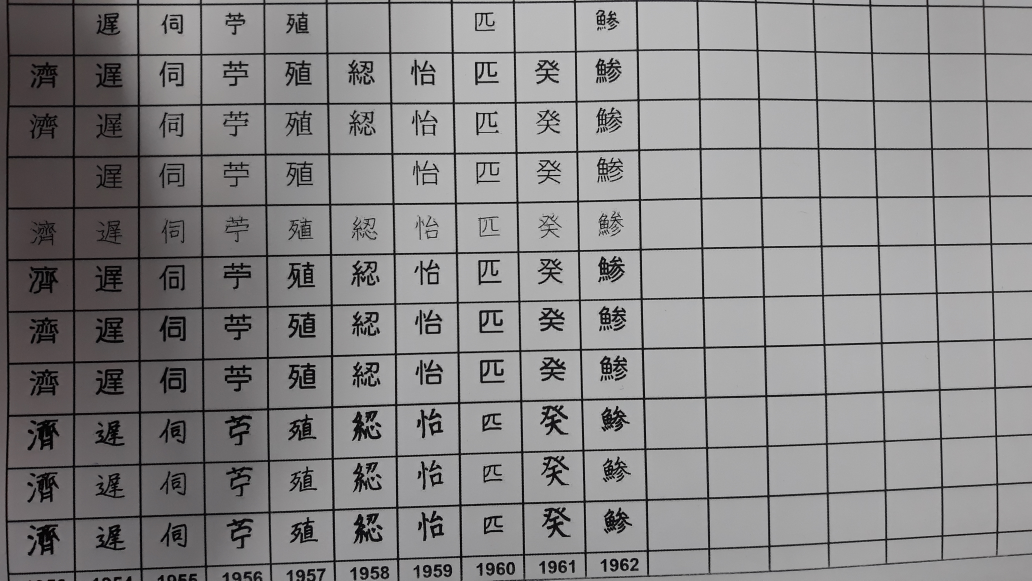
#> input picture opencv_samples/preprocessing/im/20181129_103827.jpg, 4128 x 2322 px (shown at 1/4 size)
$ python remove_shadow_im.py im/20181129_103827.jpg out.png   (older library calls are emulated)
#> lines starting #> are read from the running program, lines starting #| are printed output that depends on the picture
#> further down, img is the input picture: shape (2322, 4128, 3); mean B, G, R 136, 135.3, 136.6
'''
This code is based on a simple algorithm for cleaning up scan images
visit https://stackoverflow.com/questions/44047819/increase-image-brightness-without-overflow/44054699#44054699
for more detail.
'''

import cv2, sys
import numpy as np
from PIL import Image

def remove_shadow_img(img):
	# img = cv2.imread('shadows.png', -1)

	rgb_planes = cv2.split(img)

	result_planes = []
	result_norm_planes = []
	for plane in rgb_planes:
	    dilated_img = cv2.dilate(plane, np.ones((7,7), np.uint8))
	    bg_img = cv2.medianBlur(dilated_img, 21)
	    diff_img = 255 - cv2.absdiff(plane, bg_img)
	    norm_img = diff_img.copy()
	    norm_img = cv2.normalize(diff_img, norm_img, alpha=0, beta=255, norm_type=cv2.NORM_MINMAX,
	    	dtype=cv2.CV_8UC1)
	    # result_planes.append(diff_img)
	    result_norm_planes.append(norm_img)
#> this loop made 3 passes
#> pass 1, in remove_shadow_img, `dilated_img = cv2.dilate(plane, np.ones((7,7), np.uint8))`:
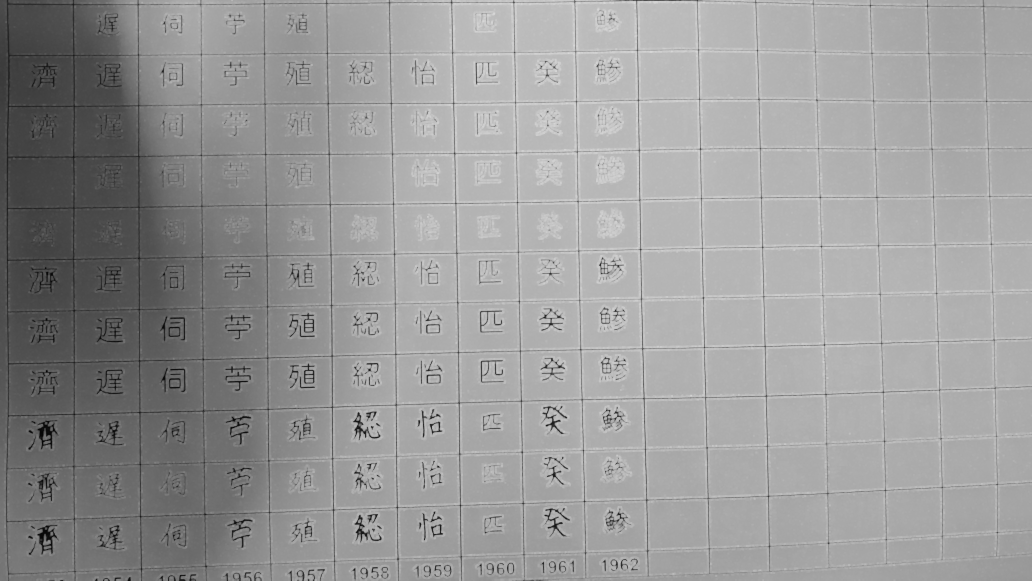
#> dilated_img: shape (2322, 4128) (shown at 1/4 size); min 5, max 217, mean 153.7
#> pass 1, in remove_shadow_img, `diff_img = 255 - cv2.absdiff(plane, bg_img)`:
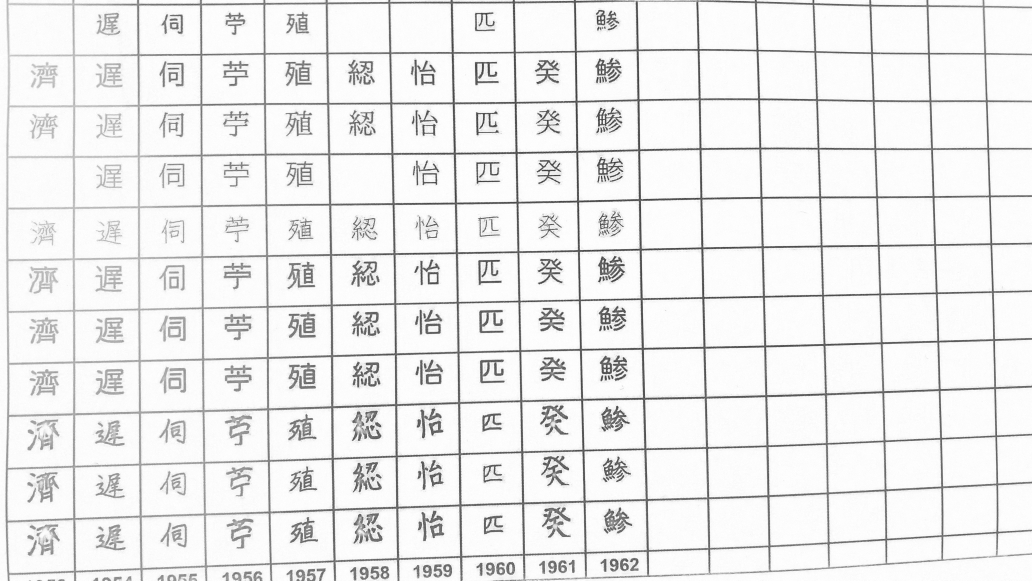
#> diff_img: shape (2322, 4128) (shown at 1/4 size); min 49, max 255, mean 235.5
#> pass 1, in remove_shadow_img, `norm_img = cv2.normalize(diff_img, norm_img, alpha=0, beta=255, norm_t..`:
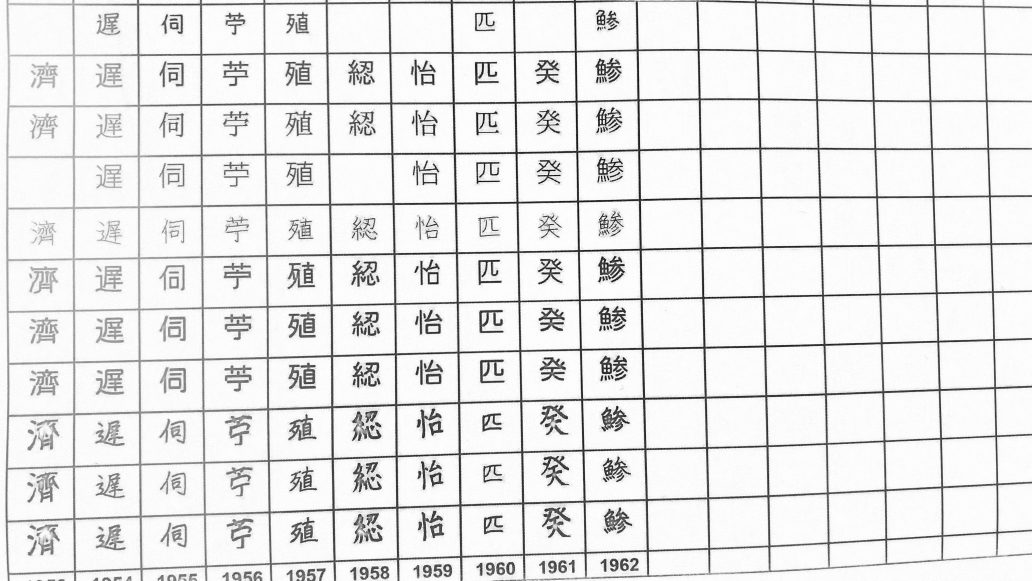
#> norm_img: shape (2322, 4128) (shown at 1/4 size); min 0, max 255, mean 230.9
#> after the loop, result_norm_planes = 3 items

	# result = cv2.merge(result_planes)
	result_norm = cv2.merge(result_norm_planes)
	return result_norm

def change_contrast(img, level):
#> called with level = 5
    factor = (259 * (level + 255)) / (255 * (259 - level))

    def contrast(c):
        return 128 + factor * (c - 128)

    return img.point(contrast)


def increase_contrast(im):
    pil_im = Image.fromarray(im)
    return np.array(change_contrast(pil_im, 5))


def adjust_gamma(image, gamma=1.0):
#> called with gamma = 0.4
    inv_gamma = 1.0 / gamma
#> inv_gamma = 2.5
    table = np.array([((i / 255.0) ** inv_gamma) * 255 for i in np.arange(0, 256)]).astype("uint8")
#> table = 256 values from 0 to 255
    return cv2.LUT(image, table)
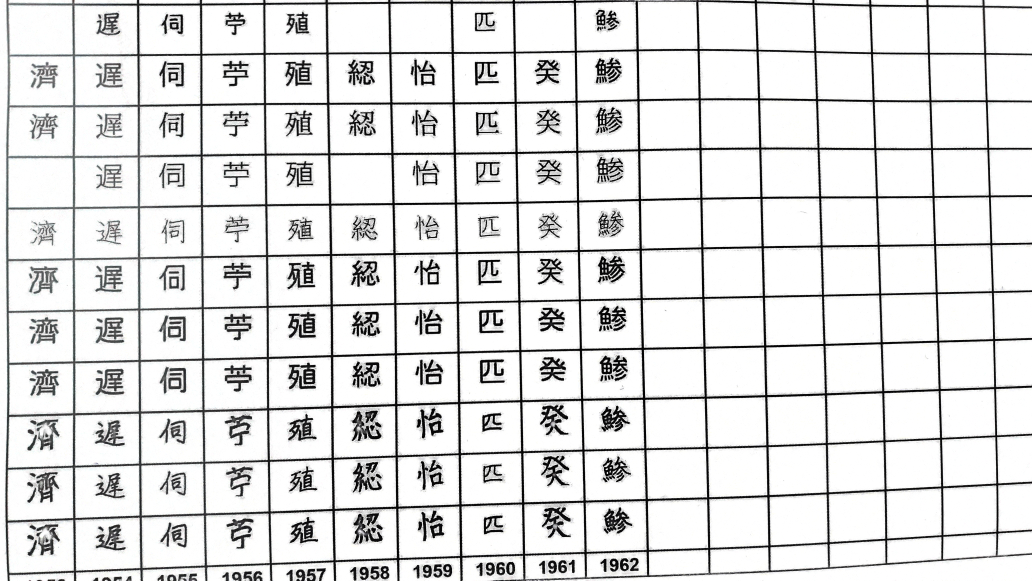
#> returned value: shape (2322, 4128, 3) (shown at 1/4 size); mean of channels 0, 1, 2 223.2, 223.3, 223.1; drawn as B, G, R

def equalize_hist(img):
    for c in range(0, 2):
       img[:,:,c] = cv2.equalizeHist(img[:,:,c])
    return cv2.cvtColor(img, cv2.COLOR_RGB2GRAY)


if __name__ == '__main__':
	img = cv2.imread(sys.argv[1], -1)
	removed_shadow_img = adjust_gamma(increase_contrast(remove_shadow_img(img)), 0.4)
	cv2.imwrite(sys.argv[2], removed_shadow_img)
